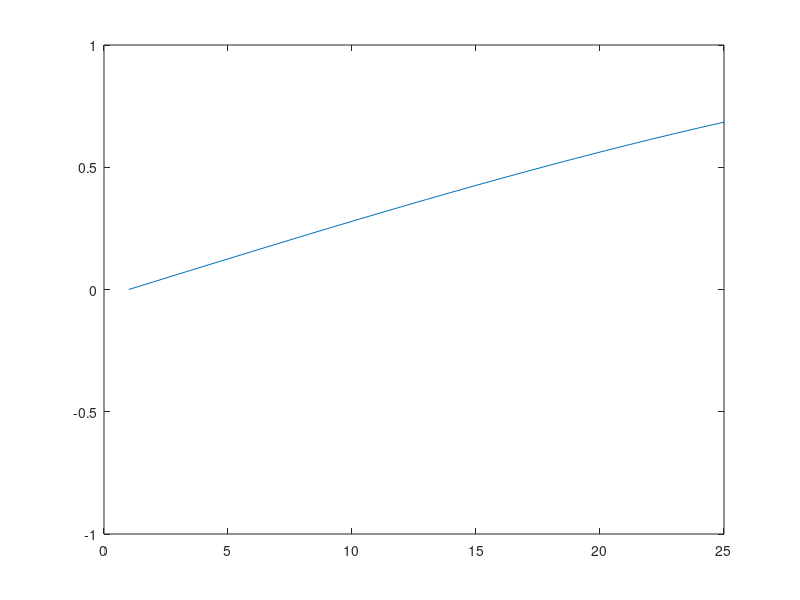
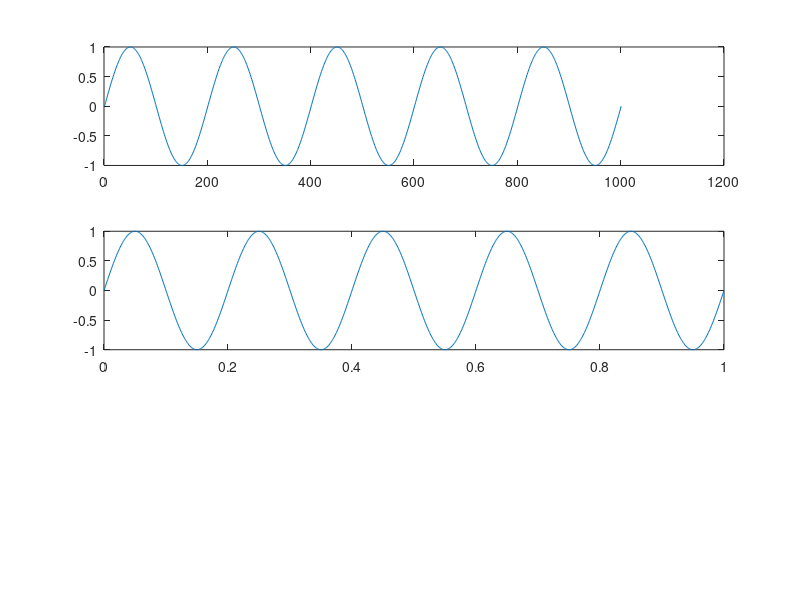

The MATLAB source for these figures, in order:
clear;
clc;
% 3.1
a = 3
b = [1 2 3]
c = [1; 2; 3]
d = 1:5
e = 0.1:0.1:0.3

f = [1:5]'
g = [0.1:0.1:0.3]'

h = zeros(2,2)
j = ones(2,2)

e3_1 = [-10:2:10]
e3_2 = [1:1:3; 4:1:6; 7:1:9]
e3_3 = [1:1:4; 5:1:8; 9:1:12]'

% 3.2
clear;
clc;
b = [1:5]
b(3) % 要素取り出し
c = b(3:5) % b3 - b5 を取り出し

b1 = [1:3]
b2 = [4:6]
c = [b1 b2]
d = [b1; b2]
d(1,:) % 全体要素は ":" を用いる この場合 d 1行 全列 (row, col)

e3_4_1 = [1:1:10]'
e3_4_2 = [-10:1:-1]'
e3_4 = [e3_4_1 e3_4_2]
e3_5 = e3_4(1:3,:) % 1 - 3行 を取り出す
e3_6 = e3_4(4:6,:) % 4 - 6行 を取り出す

% 4
clear;
clc;
b1 = [1:3]
b2 = [4:6]
c = b1 + b2

%d = b1*b2 要素数不一致
e = b1*b2'
f=b1.*b2
g=b1'*b2

e4_1 = [1:1:10]
e4_1 = e4_1.*e4_1
e4_2 = [1:1:3; 4:1:6; 7:1:9]*[1 2 3]'

% 5
clear;
clc;
for k = 1 : 10
    disp(k)
end

for k=1.0 : -0.1 : 0.5
    disp(k)
end

for k=[1 -3 4 -5]
    disp(k)
end

% 6
clear;
clc;
Fs = 44100; % サンプリング周波数
f = 440;    % 信号周波数
% Bad example
for k=0 : Fs-1
    x(k+1) = sin(2 * pi * f * k /Fs);
end

% Good example
t = [0 : Fs-1] /Fs; % 時刻
y = sin(2 * pi * f * t); %
figure;
plot(t,y);

% 7
t = 0:0.001:1;  % 時刻
f = 5;          % 信号周波数
y = sin(2 * pi * f * t);
plot(t, y); % (x, y)
xlabel('time [s]');
ylabel('wavwform');
title('sinusoidal wave');

plot(y);
axis([0 25 -1 1])   % axis([xmin xmax ymin ymax])

figure;
subplot(3,1,1);      % subplot(m行, n列, p番目)
plot(y);
subplot(3,1,2);
plot(y);
subplot(3,1,2);
plot(t,y);